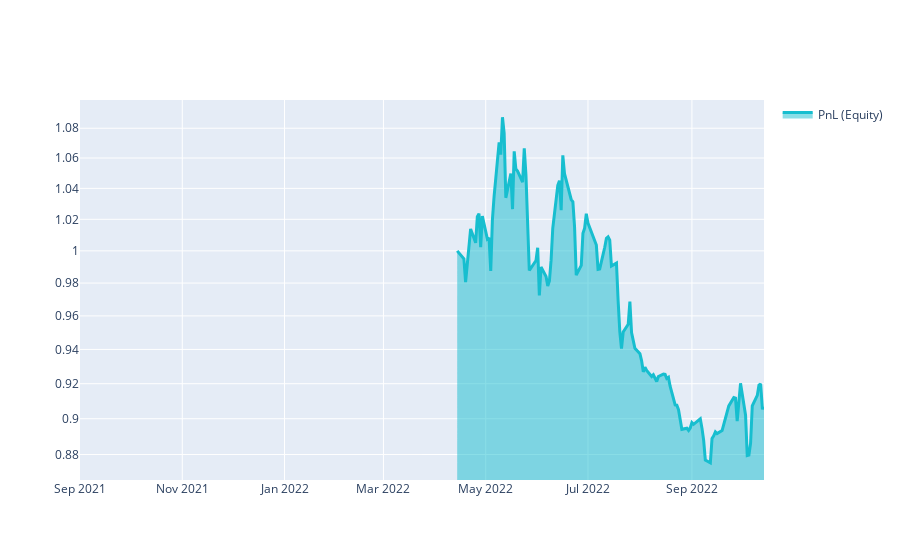

Notebook source saved alongside this figure:
### Markdown cell above
# Q18 Quick Start

This template shows you the basic steps for taking part to the **Q18 NASDAQ-100 Stock Long-Short contest**.

### Code cell
import xarray as xr

import qnt.ta as qnta
import qnt.data as qndata
import qnt.output as qnout
import qnt.stats as qns

data = qndata.stocks.load_ndx_data(min_date="2021-09-01")

close     = data.sel(field="close")
is_liquid = data.sel(field="is_liquid")
sma_slow  = qnta.sma(close, 101)
sma_fast  = qnta.sma(close, 6)
weights   = xr.where(sma_slow < sma_fast, 1, -1)
weights   = weights * is_liquid

weights = qnout.clean(weights, data, "stocks_nasdaq100")

# calc stats
stats = qns.calc_stat(data, weights.sel(time=slice("2022-04-14", None)))
display(stats.to_pandas().tail())

# graph
performance = stats.to_pandas()["equity"]
import qnt.graph as qngraph

qngraph.make_plot_filled(performance.index, performance, name="PnL (Equity)", type="log")

### Figure 1 — Plotly figure (JSON) as saved in the notebook; plotly's stock layout.template omitted (floating-point values rounded to 4 significant figures; data arrays with more than 128 entries replaced by an {"elided": "..."} marker saying what was removed)
{"data": [{"fill": "tonexty", "line": {"color": "#17BECF", "width": 3}, "name": "PnL (Equity)", "type": "scatter", "x": {"elided": "283 str values"}, "y": {"elided": "283 float values"}}], "layout": {"autosize": true, "showlegend": true, "xaxis": {"autorange": true, "range": ["2021-09-01", "2022-10-14"], "type": "date"}, "yaxis": {"range": [-0.06246, 0.04112], "type": "log"}}}
